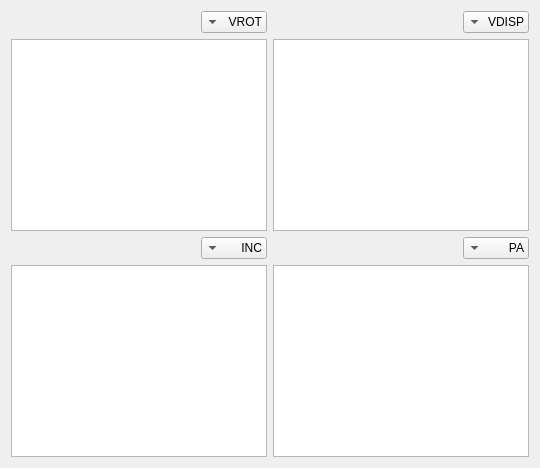
        <widget class="QWidget" name="page_3">
         <layout class="QGridLayout" name="gridLayout_17">
          <item row="1" column="1">
           <widget class="QGraphicsView" name="Plot2graphicsView"/>
          </item>
          <item row="2" column="0">
           <widget class="QComboBox" name="Plot3comboBox">
            <property name="sizePolicy">
             <sizepolicy hsizetype="Maximum" vsizetype="Fixed">
              <horstretch>0</horstretch>
              <verstretch>0</verstretch>
             </sizepolicy>
            </property>
            <property name="layoutDirection">
             <enum>Qt::RightToLeft</enum>
            </property>
            <property name="currentIndex">
             <number>2</number>
            </property>
            <item>
             <property name="text">
              <string>VROT</string>
             </property>
            </item>
            <item>
             <property name="text">
              <string>VDISP</string>
             </property>
            </item>
            <item>
             <property name="text">
              <string>INC</string>
             </property>
            </item>
            <item>
             <property name="text">
              <string>PA</string>
             </property>
            </item>
            <item>
             <property name="text">
              <string>Z0</string>
             </property>
            </item>
            <item>
             <property name="text">
              <string>XPOS</string>
             </property>
            </item>
            <item>
             <property name="text">
              <string>YPOS</string>
             </property>
            </item>
            <item>
             <property name="text">
              <string>VSYS</string>
             </property>
            </item>
           </widget>
          </item>
          <item row="0" column="1">
           <widget class="QComboBox" name="Plot2comboBox">
            <property name="sizePolicy">
             <sizepolicy hsizetype="Maximum" vsizetype="Fixed">
              <horstretch>0</horstretch>
              <verstretch>0</verstretch>
             </sizepolicy>
            </property>
            <property name="layoutDirection">
             <enum>Qt::RightToLeft</enum>
            </property>
            <property name="currentIndex">
             <number>1</number>
            </property>
            <item>
             <property name="text">
              <string>VROT</string>
             </property>
            </item>
            <item>
             <property name="text">
              <string>VDISP</string>
             </property>
            </item>
            <item>
             <property name="text">
              <string>INC</string>
             </property>
            </item>
            <item>
             <property name="text">
              <string>PA</string>
             </property>
            </item>
            <item>
             <property name="text">
              <string>Z0</string>
             </property>
            </item>
            <item>
             <property name="text">
              <string>XPOS</string>
             </property>
            </item>
            <item>
             <property name="text">
              <string>YPOS</string>
             </property>
            </item>
            <item>
             <property name="text">
              <string>VSYS</string>
             </property>
            </item>
           </widget>
          </item>
          <item row="1" column="0">
           <widget class="QGraphicsView" name="Plot1graphicsView"/>
          </item>
          <item row="0" column="0">
           <widget class="QComboBox" name="Plot1comboBox">
            <property name="sizePolicy">
             <sizepolicy hsizetype="Maximum" vsizetype="Fixed">
              <horstretch>0</horstretch>
              <verstretch>0</verstretch>
             </sizepolicy>
            </property>
            <property name="layoutDirection">
             <enum>Qt::RightToLeft</enum>
            </property>
            <item>
             <property name="text">
              <string>VROT</string>
             </property>
            </item>
            <item>
             <property name="text">
              <string>VDISP</string>
             </property>
            </item>
            <item>
             <property name="text">
              <string>INC</string>
             </property>
            </item>
            <item>
             <property name="text">
              <string>PA</string>
             </property>
            </item>
            <item>
             <property name="text">
              <string>Z0</string>
             </property>
            </item>
            <item>
             <property name="text">
              <string>XPOS</string>
             </property>
            </item>
            <item>
             <property name="text">
              <string>YPOS</string>
             </property>
            </item>
            <item>
             <property name="text">
              <string>VSYS</string>
             </property>
            </item>
           </widget>
          </item>
          <item row="3" column="0">
           <widget class="QGraphicsView" name="Plot3graphicsView"/>
          </item>
          <item row="3" column="1">
           <widget class="QGraphicsView" name="Plot4graphicsView"/>
          </item>
          <item row="2" column="1">
           <widget class="QComboBox" name="Plot4comboBox">
            <property name="sizePolicy">
             <sizepolicy hsizetype="Maximum" vsizetype="Fixed">
              <horstretch>0</horstretch>
              <verstretch>0</verstretch>
             </sizepolicy>
            </property>
            <property name="layoutDirection">
             <enum>Qt::RightToLeft</enum>
            </property>
            <property name="currentIndex">
             <number>3</number>
            </property>
            <item>
             <property name="text">
              <string>VROT</string>
             </property>
            </item>
            <item>
             <property name="text">
              <string>VDISP</string>
             </property>
            </item>
            <item>
             <property name="text">
              <string>INC</string>
             </property>
            </item>
            <item>
             <property name="text">
              <string>PA</string>
             </property>
            </item>
            <item>
             <property name="text">
              <string>Z0</string>
             </property>
            </item>
            <item>
             <property name="text">
              <string>XPOS</string>
             </property>
            </item>
            <item>
             <property name="text">
              <string>YPOS</string>
             </property>
            </item>
            <item>
             <property name="text">
              <string>VSYS</string>
             </property>
            </item>
           </widget>
          </item>
         </layout>
        </widget>
